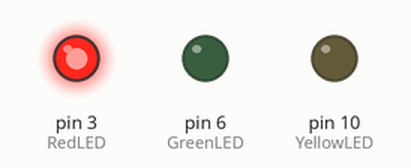
The sketch below on a simulated Arduino Uno, built with avr-gcc and run on an emulated ATmega328P. Parts: output pins drawn as LEDs (lit = HIGH).

Above: at 2.5 s.
At 6.2 s:
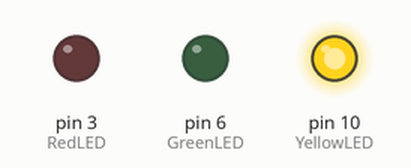
At 10.5 s:
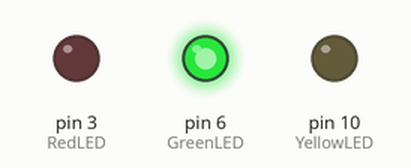
At 15.7 s:
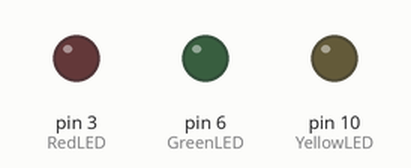
Timing chart, 0 to 20.8 s (numbered marks = the images above):
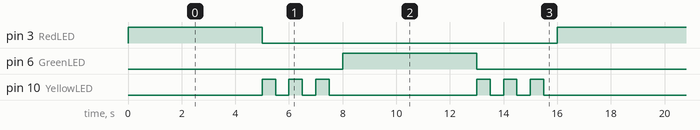

Measured:
- by itself, pin 3 (RedLED), pin 6 (GreenLED): alternates HIGH for 5.0 s and LOW for 11.0 s
- by itself, pin 10 (YellowLED): repeats every 8.0 s: 2 × (LOW 0.50 s, HIGH 0.50 s), LOW 5.5 s, HIGH 0.50 s
- by itself, everything shown: repeats every 16.0 s, in 14 steps

The sketch:

traffic-light.ino
```cpp
int RedLED = 3;
int YellowLED = 10;
int GreenLED = 6;

void setup() {
  pinMode(RedLED, OUTPUT);
  pinMode(YellowLED, OUTPUT);
  pinMode(GreenLED, OUTPUT);
}

void loop() {
  digitalWrite(RedLED, HIGH);
  digitalWrite(YellowLED, LOW);
  digitalWrite(GreenLED, LOW);
  delay(5000);

  digitalWrite(RedLED, LOW);

  for (int i = 0; i < 3; i++) {
    digitalWrite(YellowLED, HIGH);
    delay(500);
    digitalWrite(YellowLED, LOW);
    delay(500);
  }

  digitalWrite(GreenLED, HIGH);
  delay(5000);

  digitalWrite(GreenLED, LOW);

  for (int i = 0; i < 3; i++) {
    digitalWrite(YellowLED, HIGH);
    delay(500);
    digitalWrite(YellowLED, LOW);
    delay(500);
  }
}
```
